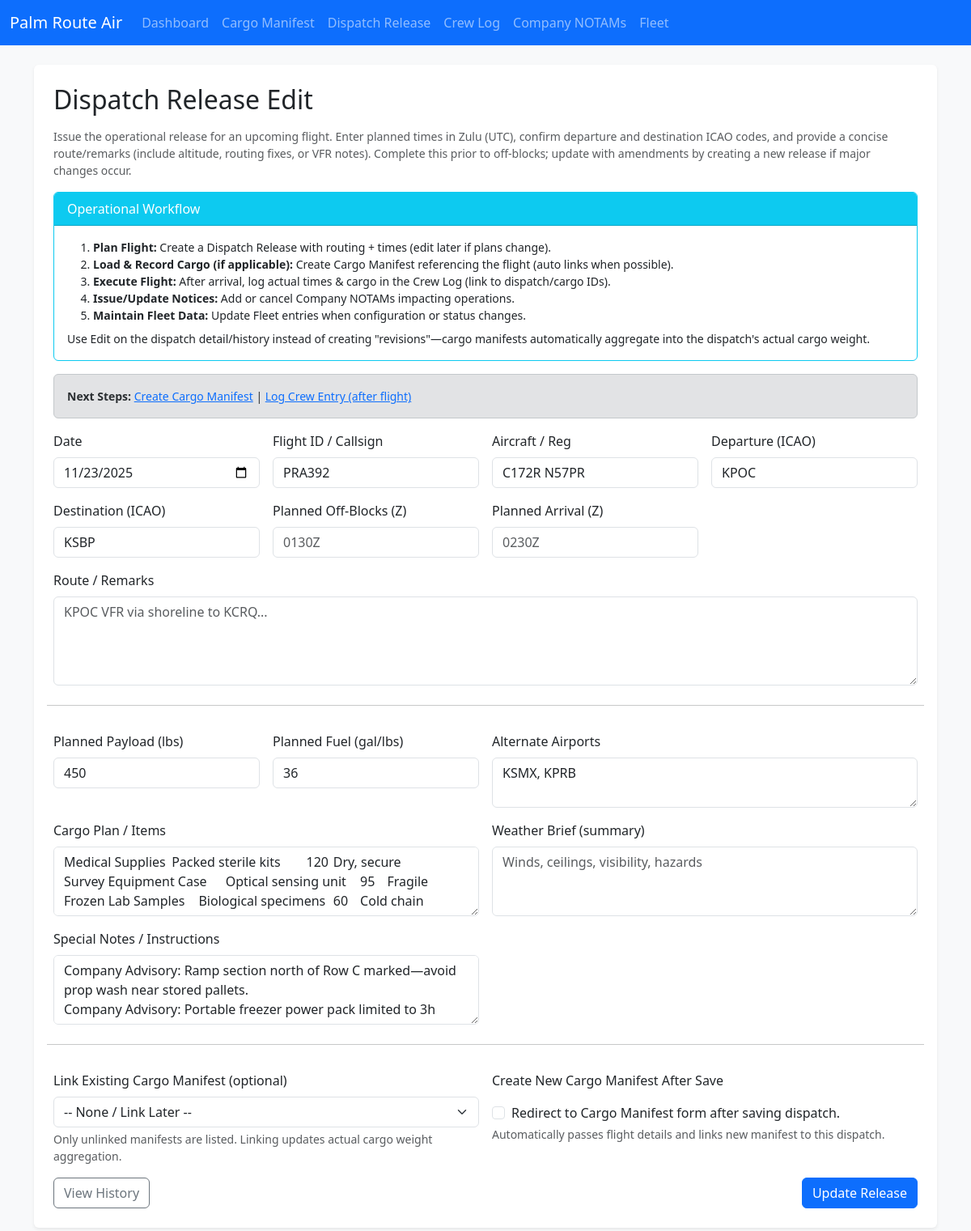
The page /dispatch/1/edit on the database as committed earlier.
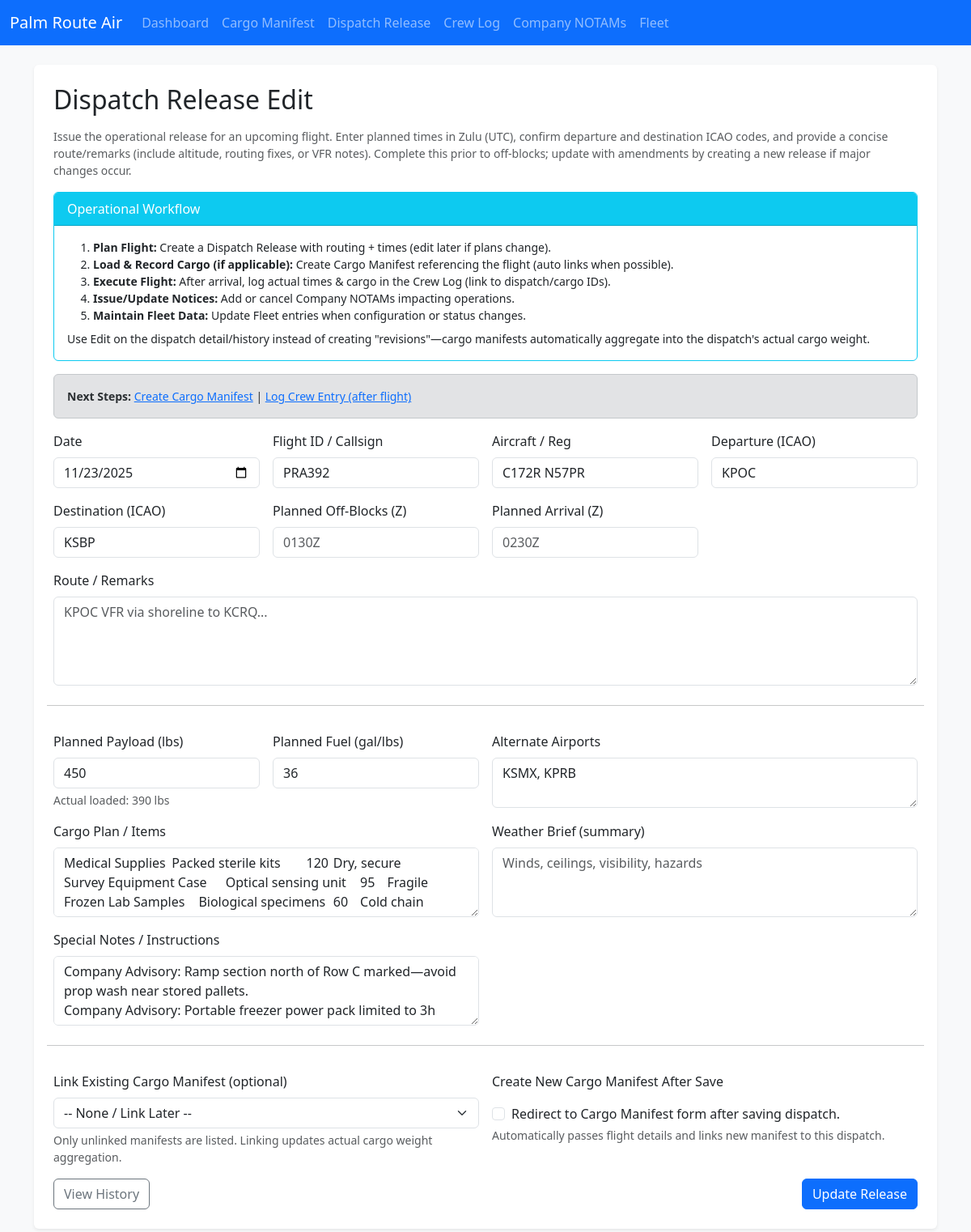
The same page on the database as committed later.
### app.py (models this page shows)
class DispatchRelease(db.Model):
    id = db.Column(db.Integer, primary_key=True)
    date = db.Column(db.String(20))
    flight_id = db.Column(db.String(20))
    aircraft = db.Column(db.String(50))
    departure = db.Column(db.String(10))
    destination = db.Column(db.String(10))
    offblocks = db.Column(db.String(10))
    arrival = db.Column(db.String(10))
    route = db.Column(db.Text)
    payload_planned = db.Column(db.String(20))  # Planned payload weight (lbs)
    fuel_planned = db.Column(db.String(20))     # Planned fuel (gal or lbs)
    cargo_plan = db.Column(db.Text)             # Summary of intended cargo items
    alt_airports = db.Column(db.Text)           # Alternate airports list
    weather_brief = db.Column(db.Text)          # Weather summary / risks
    special_notes = db.Column(db.Text)          # Special instructions / hazards
    actual_cargo_weight = db.Column(db.String(20))  # Aggregated from linked manifests
    cargo_manifests = db.relationship('CargoManifest', backref='dispatch_release', lazy='dynamic')

### app.py (the view, shortened to what this page needs)
@app.route('/dispatch/<int:id>/edit', methods=['GET', 'POST'])
def dispatch_edit(id):
    d = DispatchRelease.query.get_or_404(id)
    defaults = {
        'date': d.date,
        'flight_id': d.flight_id,
        'aircraft': d.aircraft,
        'departure': d.departure,
        'destination': d.destination,
        'offblocks': d.offblocks,
        'arrival': d.arrival,
        'route': d.route,
        'payload_planned': d.payload_planned,
        'fuel_planned': d.fuel_planned,
        'cargo_plan': d.cargo_plan,
        'alt_airports': d.alt_airports,
        'weather_brief': d.weather_brief,
        'special_notes': d.special_notes,
        'actual_cargo_weight': d.actual_cargo_weight
    }
    cargo_manifest_options = CargoManifest.query.filter_by(dispatch_release_id=None).order_by(CargoManifest.id.desc()).limit(25).all()
    return render_template('dispatch_form.html', defaults=defaults, edit_id=d.id, cargo_manifest_options=cargo_manifest_options)

### templates/dispatch_form.html (shortened to what the changed rows need)
{% extends 'base.html' %}
{% block content %}
<div class="p-4 bg-white rounded shadow-sm">
  <h2 class="mb-3">Dispatch Release {% if edit_id %}Edit{% endif %}</h2>
  <form method="post" class="row g-3" action="{% if edit_id %}{{ url_for('dispatch_edit', id=edit_id) }}{% else %}{{ url_for('dispatch') }}{% endif %}">
    <div class="col-md-3">
      <label class="form-label">Date</label>
      <input type="date" name="date" class="form-control" value="{{ defaults.date }}">
    </div>
    <div class="col-md-3">
      <label class="form-label">Flight ID / Callsign</label>
      <input type="text" name="flight_id" class="form-control" placeholder="PRA123" value="{{ defaults.flight_id }}">
    </div>
    <div class="col-md-3">
      <label class="form-label">Aircraft / Reg</label>
      <input type="text" name="aircraft" class="form-control" placeholder="C172 N17PR" value="{{ defaults.aircraft }}">
    </div>
    <div class="col-md-3">
      <label class="form-label">Departure (ICAO)</label>
      <input type="text" name="departure" class="form-control" placeholder="KPOC" value="{{ defaults.departure }}">
    </div>
    <div class="col-md-3">
      <label class="form-label">Destination (ICAO)</label>
      <input type="text" name="destination" class="form-control" placeholder="KCRQ" value="{{ defaults.destination }}">
    </div>
    <div class="col-md-3">
      <label class="form-label">Planned Payload (lbs)</label>
      <input type="text" name="payload_planned" class="form-control" value="{{ defaults.payload_planned }}">
      {% if edit_id and defaults.actual_cargo_weight %}<div class="form-text">Actual loaded: {{ defaults.actual_cargo_weight }} lbs</div>{% endif %}
    </div>
    <div class="col-md-3">
      <label class="form-label">Planned Fuel (gal/lbs)</label>
      <input type="text" name="fuel_planned" class="form-control" value="{{ defaults.fuel_planned }}">
    </div>
    <div class="col-md-6">
      <label class="form-label">Alternate Airports</label>
      <textarea name="alt_airports" rows="2" class="form-control" placeholder="e.g. KOKB, KSNA">{{ defaults.alt_airports }}</textarea>
    </div>
    <div class="col-md-6">
      <label class="form-label">Cargo Plan / Items</label>
      <textarea name="cargo_plan" rows="3" class="form-control" placeholder="Summary of expected cargo items">{{ defaults.cargo_plan }}</textarea>
    </div>
    <div class="col-md-6">
      <label class="form-label">Special Notes / Instructions</label>
      <textarea name="special_notes" rows="3" class="form-control" placeholder="Any operational constraints, handling notes">{{ defaults.special_notes }}</textarea>
    </div>
  </form>
</div>
{% endblock %}

Rows that differ between the two databases and show on the page:
changed DispatchRelease "PRA392": actual_cargo_weight (not shown) → "390"
Other text that changed with them:
text now shown: "Actual loaded: lbs"
